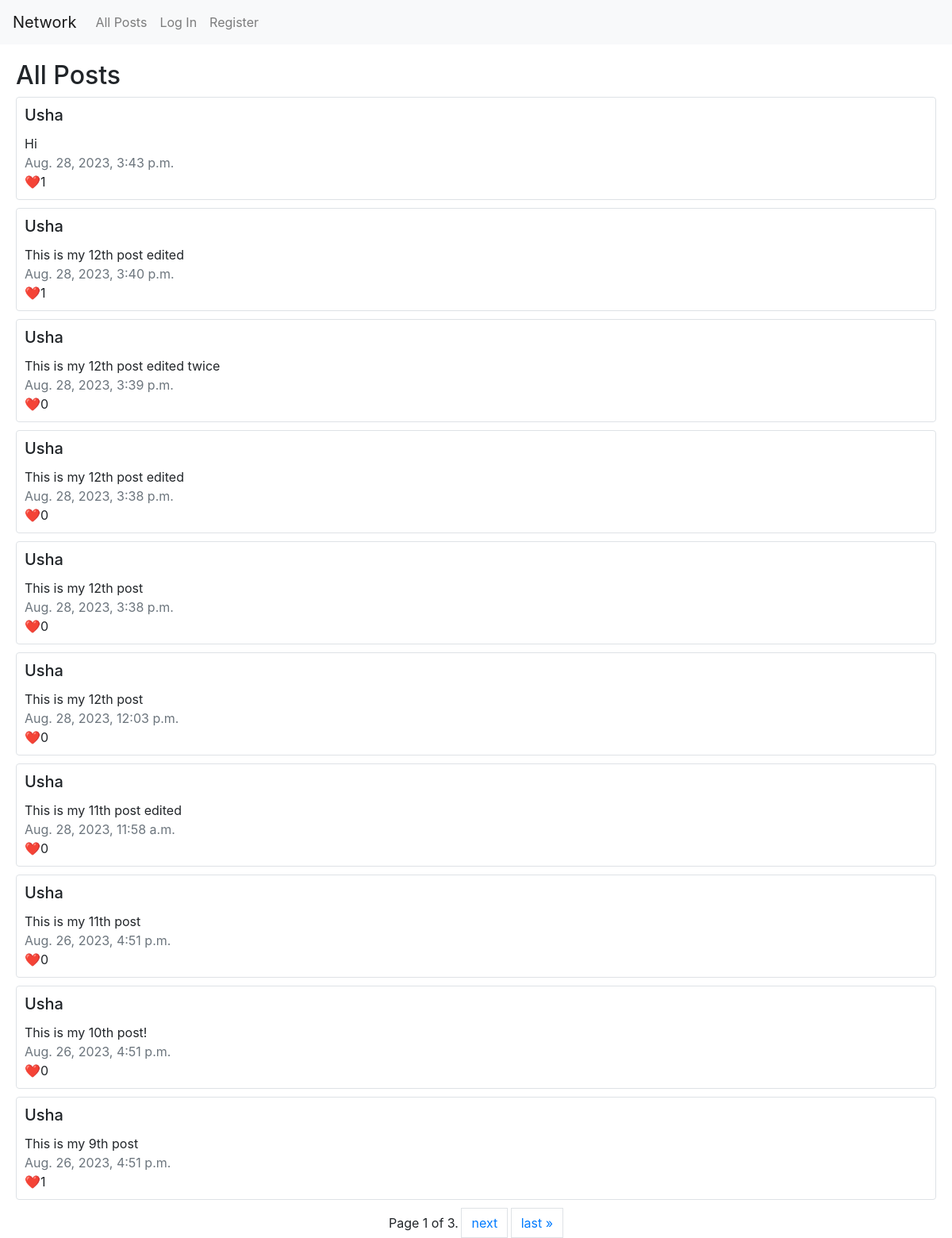
Before: / with the older database file.
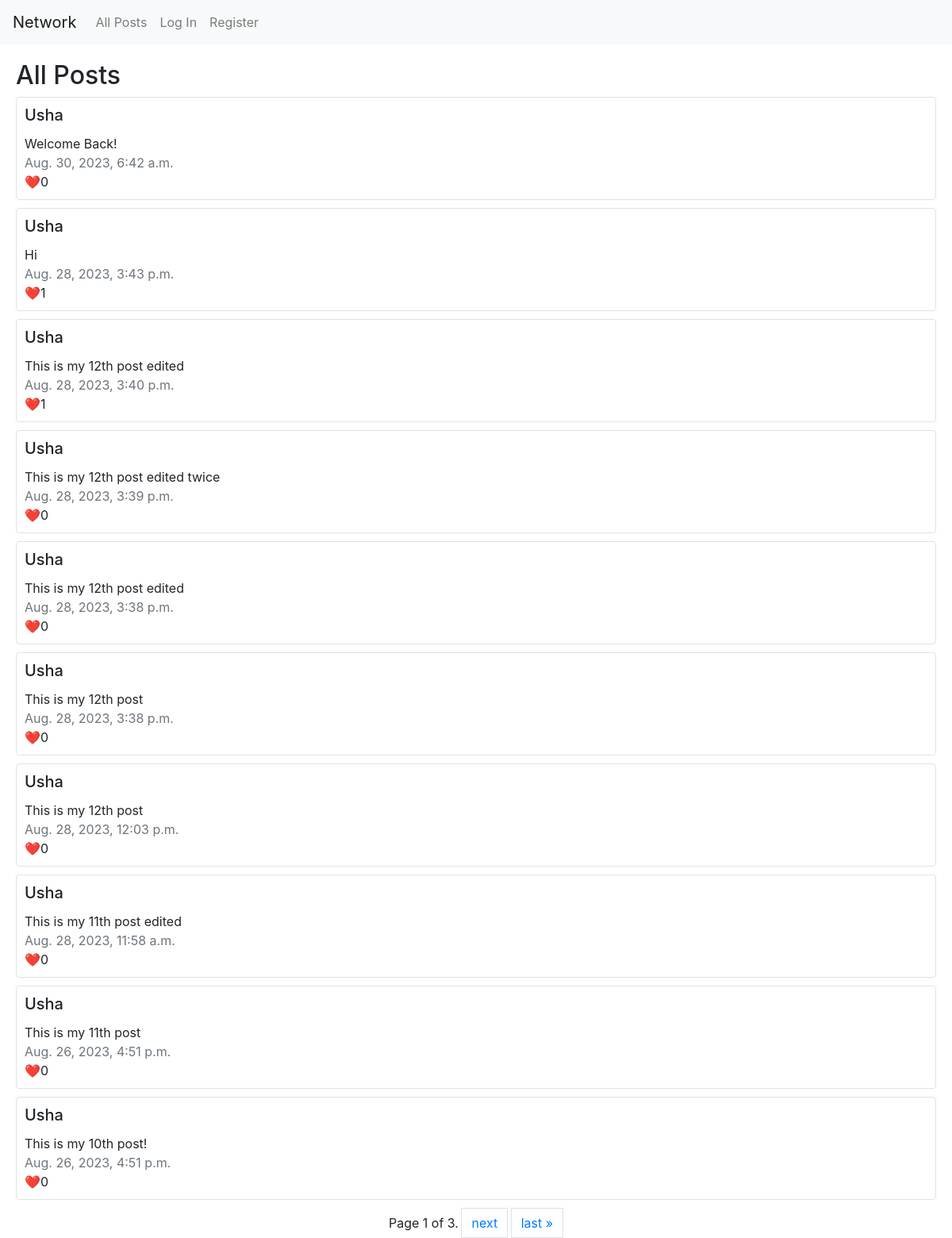
After: the same page with the newer database file.
### network/models.py (models this page shows, shortened)
class Posts(models.Model):
    content = models.TextField(blank=False)
    author = models.ForeignKey(User, on_delete=models.CASCADE, related_name='authored_posts')
    created_at = models.DateTimeField(auto_now_add=True)
    liked = models.ManyToManyField(User, related_name="liked_post", blank=True)

class User(AbstractUser):
    pass

### network/views.py (the view)
# urls.py: path("", views.index, name="index"),
def index(request):
    all_posts = Posts.objects.order_by("-created_at").all()
    paginator = Paginator(all_posts, 10) # show 10 posts per page
    page_number = request.GET.get('page')
    page_obj = paginator.get_page(page_number)
    if request.user.is_authenticated:
        return render(request, "network/index.html", {
            "posts": page_obj,
            "current_user": User.objects.get(id=request.user.id),
        })
    else:
        return render(request, "network/index.html", {
            "posts": page_obj,
            "current_user": None,
        })

### network/templates/network/index.html (shortened to what this page needs)
{% extends "network/layout.html" %}
{% load static %}
{% block body %}
    <h2 style="margin-left: 20px; margin-top: 20px;">All Posts</h2>
    {% for post in posts %}
    <div style="padding-left: 20px; padding-right: 20px; padding-bottom: 10px;">
        <div class="card border" style="padding: 10px;">
            <h5 class="card-title text-capitalize">{{ post.author }}</h5>
            <div class="card-text" id="postContent{{ forloop.counter0 }}">{{ post.content }}</div>
            <div class="text-muted">{{ post.created_at }}</div>
            <div class="card-text">❤️<a id="likeCount{{ forloop.counter0 }}">{{ post.liked.count }}</a></div>
        </div>
    </div>
    {% endfor %}
    <nav aria-label="Page navigation example">
        <div class="pagination justify-content-center">
            <span class="step-links">
                <span class="current" style="display: inline-block">
                    Page {{ posts.number }} of {{ posts.paginator.num_pages }}.
                </span>
                {% if posts.has_next %}
                    <a class="page-link" href="?page={{ posts.next_page_number }}" style="display: inline-block">next</a>
                    <a class="page-link" href="?page={{ posts.paginator.num_pages }}" style="display: inline-block">last &raquo;</a>
                {% endif %}
            </span>
        </div>
    </nav>
{% endblock %}

### network/templates/network/layout.html (shortened to what this page needs)
{% load static %}
<!DOCTYPE html>
<html lang="en">
    <head>
        <link rel="stylesheet" href="https://stackpath.bootstrapcdn.com/bootstrap/4.4.1/css/bootstrap.min.css">
        <link href="{% static 'network/styles.css' %}" rel="stylesheet">
    </head>
    <body>
        <nav class="navbar navbar-expand-lg navbar-light bg-light">
            <a class="navbar-brand" href="#">Network</a>
            <div>
              <ul class="navbar-nav mr-auto">
                <li class="nav-item">
                  <a class="nav-link" href="{% url 'index' %}">All Posts</a>
                </li>
                {% if user.is_authenticated %}
                    <li class="nav-item">
                        <a class="nav-link" href="{% url 'following' %}"">Following</a>
                    </li>
                    <li class="nav-item">
                        <a class="nav-link" href="{% url 'logout' %}">Log Out</a>
                    </li>
                {% else %}
                    <li class="nav-item">
                        <a class="nav-link" href="{% url 'login' %}">Log In</a>
                    </li>
                    <li class="nav-item">
                        <a class="nav-link" href="{% url 'register' %}">Register</a>
                    </li>
                {% endif %}
              </ul>
            </div>
          </nav>
        <div class="body">
            {% block body %}
            {% endblock %}
        </div>
    </body>
</html>

Changed rows visible on the page:
no longer on this page (row unchanged): Posts: author "Usha", content "This is my 9th post", created_at "Aug. 26, 2023, 4:51 p.m.", liked.count "1"
added Posts: author "Usha", content "Welcome Back!", created_at "Aug. 30, 2023, 6:42 a.m.", liked.count "0"
